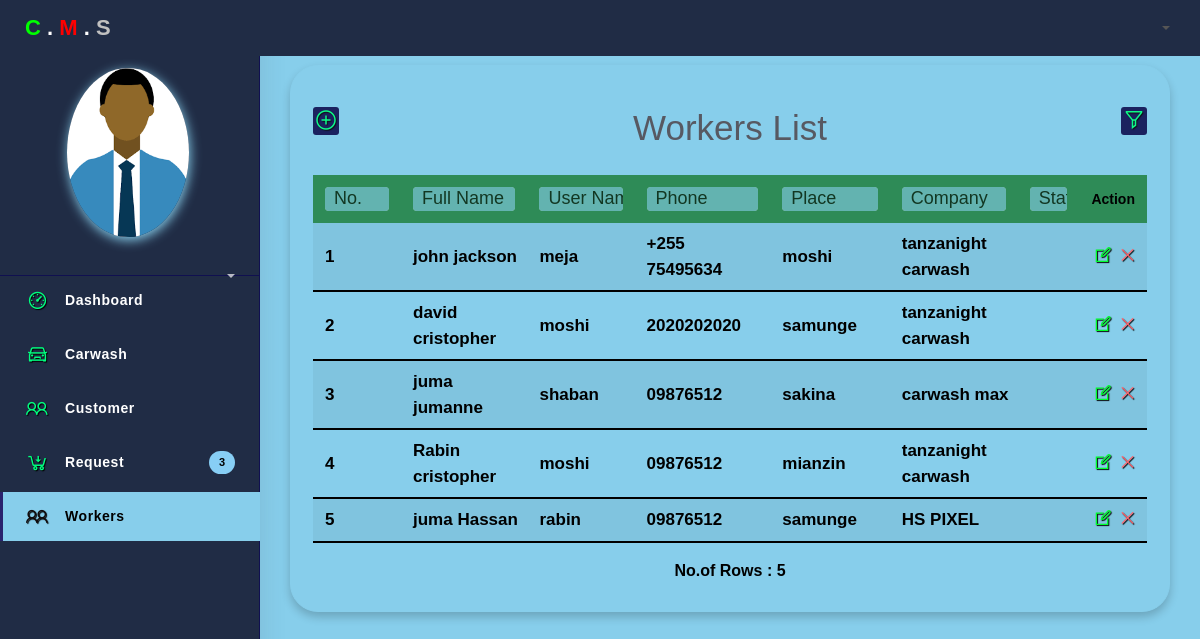
Page /php/Admin/worker_1.php on the committed database.
### tables this page shows
CREATE TABLE IF NOT EXISTS `worker` (
  `id` int(11) NOT NULL AUTO_INCREMENT,
  `worker_first_name` varchar(100) NOT NULL,
  `worker_second_name` varchar(100) NOT NULL,
  `worker_last_name` varchar(100) NOT NULL,
  `worker_address` varchar(100) NOT NULL,
  `worker_email` varchar(255) NOT NULL,
  `worker_date_of_bath` date NOT NULL,
  `worker_phone` varchar(20) NOT NULL,
  `sex` varchar(10) NOT NULL,
  `id_schedule` int(11) DEFAULT NULL,
  `owner_id` int(11) DEFAULT NULL,
  PRIMARY KEY (`id`),
  KEY `id_schedule` (`id_schedule`),
  KEY `owner_id` (`owner_id`) USING BTREE
);

CREATE TABLE IF NOT EXISTS `company` (
  `id_company` int(11) NOT NULL AUTO_INCREMENT,
  `company_name` varchar(100) NOT NULL,
  `company_certificate` varchar(100) NOT NULL,
  `company_photo` varchar(256) NOT NULL,
  `company_description` text NOT NULL,
  `id_area` int(11) DEFAULT NULL,
  PRIMARY KEY (`id_company`),
  KEY `id_area` (`id_area`)
);

### php/Admin/worker_1.php (the view, shortened to what this page needs)
<?php
	require "dashhed.php";
?>
			<ul class="nav">
						<li class="nav-item">
							<a href="index.php">
								<i class="la la-dashboard" style="color: #00ff7f;"></i>
								<p>Dashboard</p>
							</a>
						</li>
						<li class="nav-item">
							<a href="company_1.php">
								<i class="la la-car" style="color: #00ff7f;"></i>
								<p>Carwash</p>
							</a>
						</li>
						<li class="nav-item">
							<a href="customer_1.php">
								<i class="la la-users" style="color: #00ff7f;"></i>
								<p>Customer</p>
							</a>
						</li>
						<li class="nav-item">
							<a href="request_1.php">
								<i class="la la-cart-arrow-down" style="color: #00ff7f;"></i>
								<p>Request</p>
								<span class="badge badge-success">3</span>
							</a>
						</li>
						<li class="nav-item active">
							<a href="worker_1.php">
								<i class="la la-users"></i>
								<p>Workers</p>
							</a>
						</li>
					</ul>
				</div>
			</div>
			<div class="main-panel" style="background: #87ceeb;">
				<div class="content">
					<div class="container-fluid" style=" margin-top: -20px;">
						<div class="row">
                            <div class="col-md-12">
							<div class="card" style="background: #87ceeb;border-color: #87ceeb;">
									<div class="card-body" style="padding-top: 0px;">
										<div class="panel panel-primary filterable">
												<div class="panel-heading">
													<h3 class="panel-title">
														<button class="btn btn-xs btn-filter float-md-right" id="flt" title="filter table"><span class="glyphicon glyphicon-filter la la-filter" id="fd"></span></button>
													</h3>
												</div>
												<div class="panel-heading">
													<h3 class="panel-title">
														<a href="worker_1_add.php"><button class="btn btn-xs float-md-left" id="flt1" ><span class="la la-plus-circle" id="fd"></span></button></a>
													</h3>
												</div>
												<div class="panel-heading">
													<h3 class="panel-title">
														Workers List
													</h3>
												</div>
											<div class="table-responsive">
												<table class="table table-hover table-striped mt-3">
												<?php
													$select = "SELECT * FROM worker";
													$result = mysqli_query($conn,$select);
													if(mysqli_num_rows($result)>0){
														?>
													<thead>
														<tr class="filters" style="background-color:#2e8b57;">
															<th><input type="text" class="form-control" placeholder=" No." disabled></th>
															<th><input type="text" class="form-control" placeholder=" Full Name" disabled></th>
															<th><input type="text" class="form-control" placeholder=" User Name" disabled></th>
															<th><input type="text" class="form-control" placeholder=" Phone" disabled></th>
															<th><input type="text" class="form-control" placeholder=" Place" disabled></th>
															<th><input type="text" class="form-control" placeholder=" Company" disabled></th>
															<th><input type="text" class="form-control" placeholder=" Status" disabled></th>
															<th class="td-actions text-center" style="color: black;">Action</th>
														</tr>
													</thead>
													<tbody>
													<?php
														$sn=1;
														while($worker=mysqli_fetch_assoc($result)){
														$iid = $worker['id'];
														$qrr = "SELECT company.company_name FROM owner JOIN company ON company.id_company = owner.id_company WHERE owner.id_owner = (SELECT owner_id FROM worker WHERE id = $iid);";
														$company = mysqli_query($conn,$qrr);
														$company = mysqli_fetch_assoc($company);
														?>
														<tr>
															<td scope="row" id="tfont"><?php echo $sn++?></td>
															<td id="tfont"><?php echo $worker['worker_first_name']." ".$worker['worker_second_name'];?></td>
															<td id="tfont"><?php echo $worker['worker_last_name'];?></td>
															<td id="tfont"><?php echo $worker['worker_phone'];?></td>
															<td id="tfont"><?php echo $worker['worker_address'];?></td>
															<td id="tfont"><?php echo $company['company_name']; ?></td>
															<td id="tfont"><?php echo $worker['id_schedule'];?></td>
															<td id="tfont" class="td-actions text-center"><a href="worker_1_edit.php?w_update=<?php echo$worker['id'];?>"><i class="la la-edit" title="Edit"></i></a> <a href="worker_1_delet.php?delete=<?php echo$worker['id'];?>"><i class="la la-times text-danger" title="Remove"></i</a></td>
														</tr>
														<?php
														}  }
														?>
													</tbody>
												</table>
												<p id="rc">No.of Rows : <span id="rowcount"></span></p>
											</div>
										</div>
									</div>
								</div>
                        </div>
						</div>
					</div>
				</div>
			</div>
<?php
	require "dashfoot.php";
?>

### design/css/Filter.css (style rules this page uses)
.filterable { margin-top:15px }
.filterable .filters input[disabled] { background-color:transparent;border:none;cursor:auto;box-shadow:none;padding:0;height:auto }

### php/Admin/dashhed.php (style rules this page uses)
.la { text-shadow: 1px 1px 1px black; }
.active p { color: black !important; }
.active a { border-left-color: #f3f4fa !important; background-color: #87ceeb !important; }
th,td { color: black; }
.nav-item.active a i { color: black; }
.nav-item a i { font-size: 23px; color: white; margin-right: 15px; width: 25px; text-align: center; vertical-align: middle; float: left; }
.nav-item p::before { color: black; }
.nav-item p::after { color: white; }
.filters th:nth-child(1) input[type=text] { color: #000 !important; width: 4em; background-color: #87ceeb; }
.filters th input[type=text] { color: #000 !important; height: 1.7em; background-color: #87ceeb; }
#flt { color: #00ff7f; background: #101050; float: right; margin: 0px; padding: 0px; }
#flt1 { color: #00ff7f; background: #101050; float: left; margin: 0px; padding: 0px; }
#fd { font-size: 24px; }
.badge { color: black; background-color: #87cef5; }
.la-edit { color: #00ff2f; font-size: 20px; box-shadow: none; }
.la-times { color: #00ff2f; font-size: 19px; box-shadow: none; }
#tfont { color: black; font-size: 17px; font-weight: bold; text-align: left; padding: 8px !important; padding-left: 12px !important; border: none; border-bottom: 2px solid black !important; }
#rc { color: black; font-size: 16px; font-weight: bold; }
.card { padding: 1.5em .5em .5em; border-radius: 2em; text-align: center; box-shadow: 0 5px 10px rgba(0, 0, 0,.2); }
body { background-color: #87ceeb !important; }

### rows in the picture
worker: worker_first_name "john", worker_second_name "jackson", worker_last_name "meja", worker_phone "+255 75495634", worker_address "moshi", company.company_name "tanzanight carwash"
worker: worker_first_name "david", worker_second_name "cristopher", worker_last_name "moshi", worker_phone "2020202020", worker_address "samunge", company.company_name "tanzanight carwash"
worker: worker_first_name "juma", worker_second_name "jumanne", worker_last_name "shaban", worker_phone "09876512", worker_address "sakina", company.company_name "carwash max"
worker: worker_first_name "Rabin", worker_second_name "cristopher", worker_last_name "moshi", worker_phone "09876512", worker_address "mianzin", company.company_name "tanzanight carwash"
worker: worker_first_name "juma", worker_second_name "Hassan", worker_last_name "rabin", worker_phone "09876512", worker_address "samunge", company.company_name "HS PIXEL"
